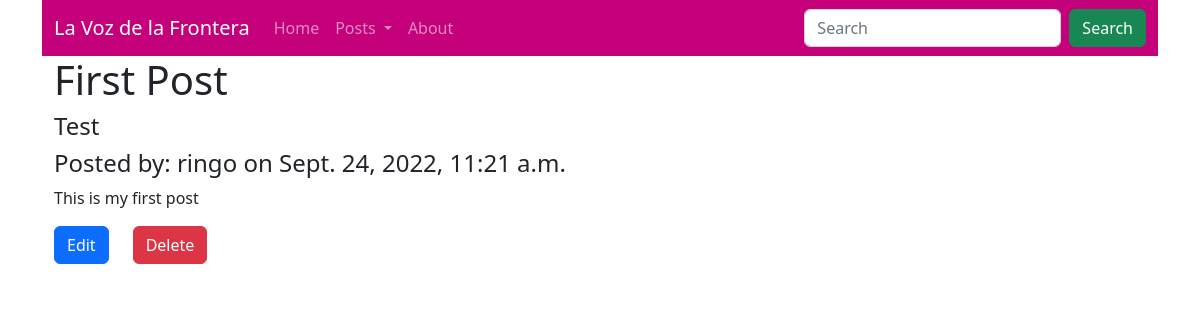
The app's page /posts/1/ with its own data.
### posts/models.py (models this page shows, shortened)
class Post(models.Model):
    title = models.CharField(max_length=256)
    subtitle = models.CharField(max_length=256)
    author = models.ForeignKey(
        get_user_model(),
        on_delete=models.CASCADE
    )
    body = models.TextField()
    created_on = models.DateTimeField(auto_now_add=True)

### posts/views.py (the view)
# urls.py: path('<int:pk>/', PostDetailView.as_view(), name="detail"),
class PostDetailView(DetailView):
    template_name: str="posts/detail.html"
    model = Post

### templates/posts/detail.html (shortened to what this page needs)
{% extends 'base.html' %}
{% block content %}
<div class="container">
    <h1>{{ post.title }}</h1>
    <h4>{{ post.subtitle }}</h4>
    <h4>Posted by: {{ post.author }} on {{ post.created_on }}</h4>
    <p> {{ post.body }}</p>
    <div class="row">
        <div class="col-auto">
            <a href="{% url 'edit' post.id %}" class="btn btn-primary">Edit</a>
        </div>
        <div class="col-auto">
            <a href="{% url 'delete' post.id %}" class="btn btn-danger">Delete</a>
        </div>
    </div>
</div>
{% endblock content %}

### records on screen
Post: title "First Post", subtitle "Test", author "ringo", created_on "Sept. 24, 2022, 11:21 a.m.", body "This is my first post"
